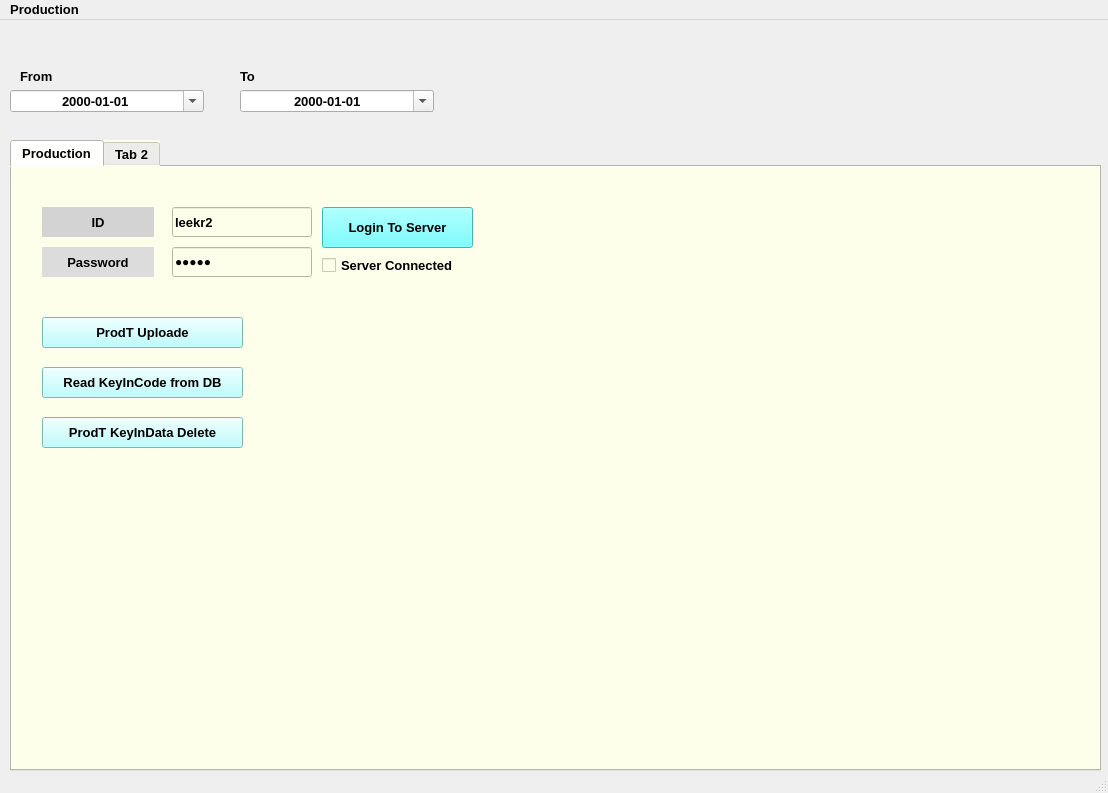
<?xml version="1.0" encoding="UTF-8"?>
<ui version="4.0">
 <class>frmMain_zeitGypsum</class>
 <widget class="QMainWindow" name="frmMain_zeitGypsum">
  <property name="geometry">
   <rect>
    <x>0</x>
    <y>0</y>
    <width>1108</width>
    <height>793</height>
   </rect>
  </property>
  <property name="font">
   <font>
    <pointsize>10</pointsize>
    <weight>75</weight>
    <bold>true</bold>
   </font>
  </property>
  <property name="windowTitle">
   <string>MainWindow</string>
  </property>
  <widget class="QWidget" name="centralwidget">
   <widget class="QTabWidget" name="tabWidget">
    <property name="geometry">
     <rect>
      <x>10</x>
      <y>120</y>
      <width>1091</width>
      <height>631</height>
     </rect>
    </property>
    <property name="font">
     <font>
      <pointsize>10</pointsize>
      <weight>75</weight>
      <bold>true</bold>
     </font>
    </property>
    <property name="styleSheet">
     <string notr="true">background-color: rgb(254, 255, 234);</string>
    </property>
    <property name="currentIndex">
     <number>0</number>
    </property>
    <widget class="QWidget" name="tab">
     <attribute name="title">
      <string>Production</string>
     </attribute>
     <widget class="QPushButton" name="btnProdTUpLoad">
      <property name="geometry">
       <rect>
        <x>30</x>
        <y>150</y>
        <width>201</width>
        <height>31</height>
       </rect>
      </property>
      <property name="font">
       <font>
        <pointsize>10</pointsize>
        <weight>75</weight>
        <bold>true</bold>
       </font>
      </property>
      <property name="styleSheet">
       <string notr="true">background-color: rgb(170, 255, 255);</string>
      </property>
      <property name="text">
       <string>ProdT Uploade</string>
      </property>
     </widget>
     <widget class="QPushButton" name="btnServerLogin">
      <property name="geometry">
       <rect>
        <x>310</x>
        <y>40</y>
        <width>151</width>
        <height>41</height>
       </rect>
      </property>
      <property name="font">
       <font>
        <pointsize>10</pointsize>
        <weight>75</weight>
        <bold>true</bold>
       </font>
      </property>
      <property name="styleSheet">
       <string notr="true">background-color: rgb(85, 255, 255);</string>
      </property>
      <property name="text">
       <string>Login To Server</string>
      </property>
     </widget>
     <widget class="QLabel" name="label">
      <property name="geometry">
       <rect>
        <x>30</x>
        <y>40</y>
        <width>112</width>
        <height>30</height>
       </rect>
      </property>
      <property name="font">
       <font>
        <pointsize>10</pointsize>
        <weight>75</weight>
        <bold>true</bold>
       </font>
      </property>
      <property name="styleSheet">
       <string notr="true">background-color: rgb(211, 211, 211);</string>
      </property>
      <property name="text">
       <string>ID</string>
      </property>
      <property name="alignment">
       <set>Qt::AlignCenter</set>
      </property>
     </widget>
     <widget class="QLabel" name="label_2">
      <property name="geometry">
       <rect>
        <x>30</x>
        <y>80</y>
        <width>112</width>
        <height>30</height>
       </rect>
      </property>
      <property name="font">
       <font>
        <pointsize>10</pointsize>
        <weight>75</weight>
        <bold>true</bold>
       </font>
      </property>
      <property name="styleSheet">
       <string notr="true">background-color: rgb(220, 220, 220);</string>
      </property>
      <property name="text">
       <string>Password</string>
      </property>
      <property name="alignment">
       <set>Qt::AlignCenter</set>
      </property>
     </widget>
     <widget class="QLineEdit" name="edtPassword">
      <property name="geometry">
       <rect>
        <x>160</x>
        <y>80</y>
        <width>140</width>
        <height>30</height>
       </rect>
      </property>
      <property name="font">
       <font/>
      </property>
      <property name="text">
       <string>g1234</string>
      </property>
      <property name="echoMode">
       <enum>QLineEdit::Password</enum>
      </property>
     </widget>
     <widget class="QLineEdit" name="edtID">
      <property name="geometry">
       <rect>
        <x>160</x>
        <y>40</y>
        <width>140</width>
        <height>30</height>
       </rect>
      </property>
      <property name="font">
       <font>
        <pointsize>10</pointsize>
        <weight>75</weight>
        <bold>true</bold>
       </font>
      </property>
      <property name="text">
       <string>leekr2</string>
      </property>
     </widget>
     <widget class="QCheckBox" name="cbServerConnected">
      <property name="geometry">
       <rect>
        <x>310</x>
        <y>90</y>
        <width>151</width>
        <height>17</height>
       </rect>
      </property>
      <property name="font">
       <font>
        <pointsize>10</pointsize>
        <weight>75</weight>
        <bold>true</bold>
       </font>
      </property>
      <property name="text">
       <string>Server Connected</string>
      </property>
     </widget>
     <widget class="QPushButton" name="btnProdTKeyInDataDelete">
      <property name="geometry">
       <rect>
        <x>30</x>
        <y>250</y>
        <width>201</width>
        <height>31</height>
       </rect>
      </property>
      <property name="font">
       <font>
        <pointsize>10</pointsize>
        <weight>75</weight>
        <bold>true</bold>
       </font>
      </property>
      <property name="styleSheet">
       <string notr="true">background-color: rgb(170, 255, 255);</string>
      </property>
      <property name="text">
       <string>ProdT KeyInData Delete</string>
      </property>
     </widget>
     <widget class="QPushButton" name="btnProdTKeyInCodeList">
      <property name="geometry">
       <rect>
        <x>30</x>
        <y>200</y>
        <width>201</width>
        <height>31</height>
       </rect>
      </property>
      <property name="font">
       <font>
        <pointsize>10</pointsize>
        <weight>75</weight>
        <bold>true</bold>
       </font>
      </property>
      <property name="styleSheet">
       <string notr="true">background-color: rgb(170, 255, 255);</string>
      </property>
      <property name="text">
       <string>Read KeyInCode from DB</string>
      </property>
     </widget>
    </widget>
    <widget class="QWidget" name="tab_2">
     <attribute name="title">
      <string>Tab 2</string>
     </attribute>
    </widget>
   </widget>
   <widget class="QDateTimeEdit" name="edtDayFrom">
    <property name="geometry">
     <rect>
      <x>10</x>
      <y>70</y>
      <width>194</width>
      <height>22</height>
     </rect>
    </property>
    <property name="alignment">
     <set>Qt::AlignCenter</set>
    </property>
    <property name="displayFormat">
     <string>yyyy-MM-dd </string>
    </property>
    <property name="calendarPopup">
     <bool>true</bool>
    </property>
   </widget>
   <widget class="QDateTimeEdit" name="edtDayTo">
    <property name="geometry">
     <rect>
      <x>240</x>
      <y>70</y>
      <width>194</width>
      <height>22</height>
     </rect>
    </property>
    <property name="alignment">
     <set>Qt::AlignCenter</set>
    </property>
    <property name="displayFormat">
     <string>yyyy-MM-dd</string>
    </property>
    <property name="calendarPopup">
     <bool>true</bool>
    </property>
   </widget>
   <widget class="QLabel" name="label_3">
    <property name="geometry">
     <rect>
      <x>20</x>
      <y>50</y>
      <width>47</width>
      <height>13</height>
     </rect>
    </property>
    <property name="text">
     <string>From</string>
    </property>
   </widget>
   <widget class="QLabel" name="label_4">
    <property name="geometry">
     <rect>
      <x>240</x>
      <y>50</y>
      <width>47</width>
      <height>13</height>
     </rect>
    </property>
    <property name="text">
     <string>To</string>
    </property>
   </widget>
  </widget>
  <widget class="QMenuBar" name="menubar">
   <property name="geometry">
    <rect>
     <x>0</x>
     <y>0</y>
     <width>1108</width>
     <height>20</height>
    </rect>
   </property>
   <widget class="QMenu" name="menuProduction">
    <property name="title">
     <string>Production</string>
    </property>
    <addaction name="action_ReadFromDB"/>
    <addaction name="action_DailyProd"/>
    <addaction name="actionTOB_Analyze"/>
    <addaction name="actionRawMaterial"/>
   </widget>
   <addaction name="menuProduction"/>
  </widget>
  <widget class="QStatusBar" name="statusbar"/>
  <action name="action_ReadFromDB">
   <property name="text">
    <string>Read From DB</string>
   </property>
  </action>
  <action name="action_DailyProd">
   <property name="text">
    <string>DailyProd</string>
   </property>
  </action>
  <action name="actionTOB_Analyze">
   <property name="text">
    <string>TOB Analyze</string>
   </property>
  </action>
  <action name="actionRawMaterial">
   <property name="text">
    <string>RawMaterial</string>
   </property>
  </action>
 </widget>
 <resources/>
 <connections>
  <connection>
   <sender>btnServerLogin</sender>
   <signal>clicked()</signal>
   <receiver>frmMain_zeitGypsum</receiver>
   <slot>ServerLogin()</slot>
   <hints>
    <hint type="sourcelabel">
     <x>430</x>
     <y>209</y>
    </hint>
    <hint type="destinationlabel">
     <x>558</x>
     <y>113</y>
    </hint>
   </hints>
  </connection>
  <connection>
   <sender>btnProdTUpLoad</sender>
   <signal>clicked()</signal>
   <receiver>frmMain_zeitGypsum</receiver>
   <slot>ProdTUpdate()</slot>
   <hints>
    <hint type="sourcelabel">
     <x>224</x>
     <y>316</y>
    </hint>
    <hint type="destinationlabel">
     <x>556</x>
     <y>73</y>
    </hint>
   </hints>
  </connection>
  <connection>
   <sender>btnProdTKeyInDataDelete</sender>
   <signal>clicked()</signal>
   <receiver>frmMain_zeitGypsum</receiver>
   <slot>ProdTKeyInDataDelete()</slot>
   <hints>
    <hint type="sourcelabel">
     <x>181</x>
     <y>419</y>
    </hint>
    <hint type="destinationlabel">
     <x>550</x>
     <y>36</y>
    </hint>
   </hints>
  </connection>
  <connection>
   <sender>menubar</sender>
   <signal>triggered(QAction*)</signal>
   <receiver>frmMain_zeitGypsum</receiver>
   <slot>MenuAction(QAction*)</slot>
   <hints>
    <hint type="sourcelabel">
     <x>906</x>
     <y>8</y>
    </hint>
    <hint type="destinationlabel">
     <x>965</x>
     <y>42</y>
    </hint>
   </hints>
  </connection>
  <connection>
   <sender>btnProdTKeyInCodeList</sender>
   <signal>clicked(bool)</signal>
   <receiver>frmMain_zeitGypsum</receiver>
   <slot>ProdTKeyInCodeList()</slot>
   <hints>
    <hint type="sourcelabel">
     <x>199</x>
     <y>366</y>
    </hint>
    <hint type="destinationlabel">
     <x>700</x>
     <y>52</y>
    </hint>
   </hints>
  </connection>
 </connections>
 <slots>
  <slot>MenuAction(QAction*)</slot>
  <slot>ServerLogin()</slot>
  <slot>ProdTUpdate()</slot>
  <slot>ProdTKeyInDataDelete()</slot>
  <slot>ProdTKeyInCodeList()</slot>
 </slots>
</ui>
